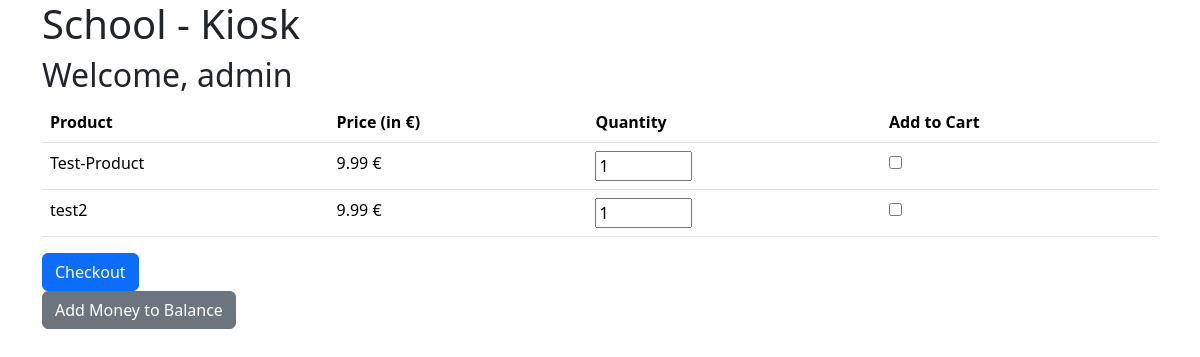
The app's page /kiosk (signed in) with its own data.
### main.py (models this page shows)
class User(db.Model):
    id = db.Column(db.Integer, primary_key=True)
    username = db.Column(db.String(100), unique=True)
    password = db.Column(db.String(128))
    allow_sell = db.Column(db.Boolean, default=False)
    isAdmin = db.Column(db.Boolean, default=False)
    total_earnings = db.Column(db.Float, default=0.0)

class Product(db.Model):
    id = db.Column(db.Integer, primary_key=True)
    name = db.Column(db.String(100))
    price = db.Column(db.Float)

### main.py (the view, shortened to what this page needs)
@app.route('/kiosk', methods=['GET', 'POST'])
def kiosk():
    if not check_permissions(['allow_sell']):
        return redirect(url_for('login', error="You do not have permission to sell. Please login as a seller."))
    session_user = db.session.get(User, session['user_id'])
    products = Product.query.all()
    return render_template('kiosk.html', app_name=app_name, currency_symbol=currency_symbol, user_name=session_user.username, products=products)

### main.py (called while the page is built)
def check_permissions(required_permissions):
    if 'username' not in session:
        return False
    session_user = db.session.get(User, session['user_id'])
    for permission in required_permissions:
        if not getattr(session_user, permission):
            return False
    return True

### templates/kiosk.html (shortened to what this page needs)
<!DOCTYPE html>
<html lang="en">
<head>
    <link rel="stylesheet" href="/static/bootstrap-5.3.3-dist/css/bootstrap.min.css">
</head>
<body>
    <div class="container">
        <h1>{{ app_name }} - Kiosk</h1>
        <h2>Welcome, {{ user_name }}</h2>
        <form method="post" action="/kiosk">
            <table class="table">
                <thead>
                    <tr>
                        <th scope="col">Product</th>
                        <th scope="col">Price (in {{ currency_symbol }})</th>
                        <th scope="col">Quantity</th>
                        <th scope="col">Add to Cart</th>
                    </tr>
                </thead>
                <tbody>
                    {% for product in products %}
                    <tr>
                        <td>{{ product.name }}</td>
                        <td>{{ product.price }} {{ currency_symbol }}</td>
                        <td>
                            <input type="number" name="quantity_{{ product.id }}" min="1" max="100" value="1">
                        </td>
                        <td>
                            <input type="checkbox" name="product_{{ product.id }}">
                        </td>
                    </tr>
                    {% endfor %}
                </tbody>
            </table>
            <button type="submit" class="btn btn-primary">Checkout</button>
        </form>
        <a href="/add_money" class="btn btn-secondary">Add Money to Balance</a>
    </div>
</body>
</html>

### records on screen
User: username "admin"
Product: name "Test-Product", price "9.99", currency_symbol "€", id "1"
Product: name "test2", price "9.99", currency_symbol "€"

### other values on screen
{{ currency_symbol }} "€"
